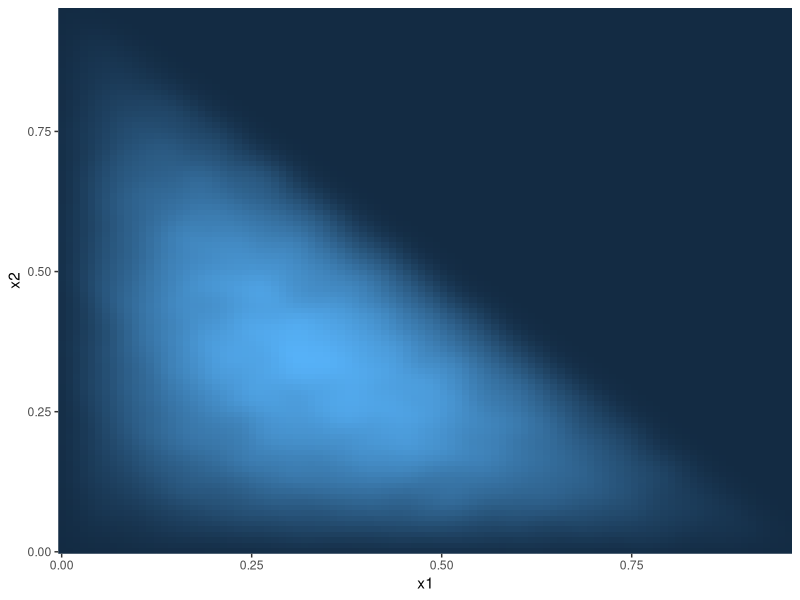
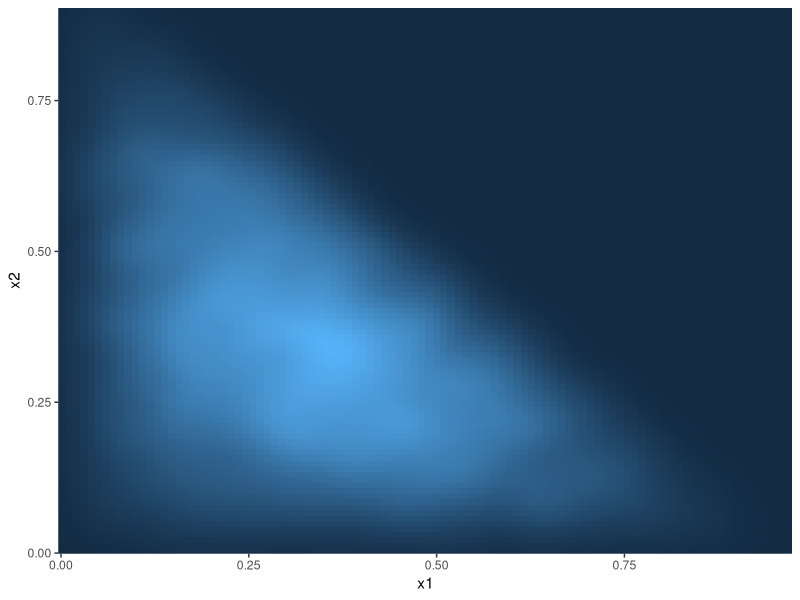
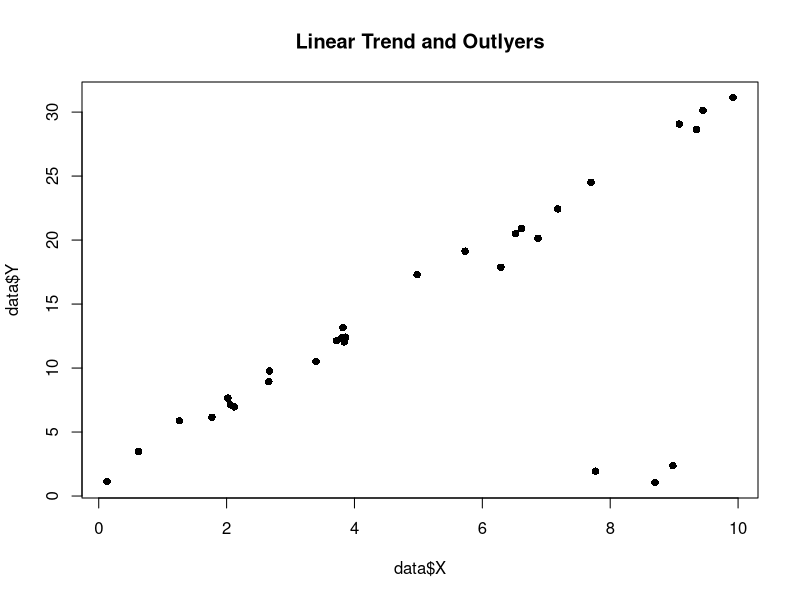
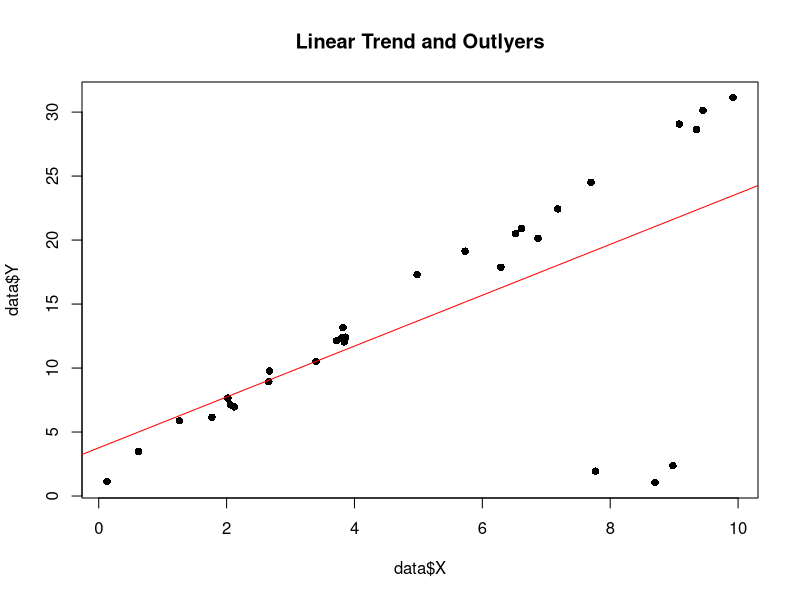
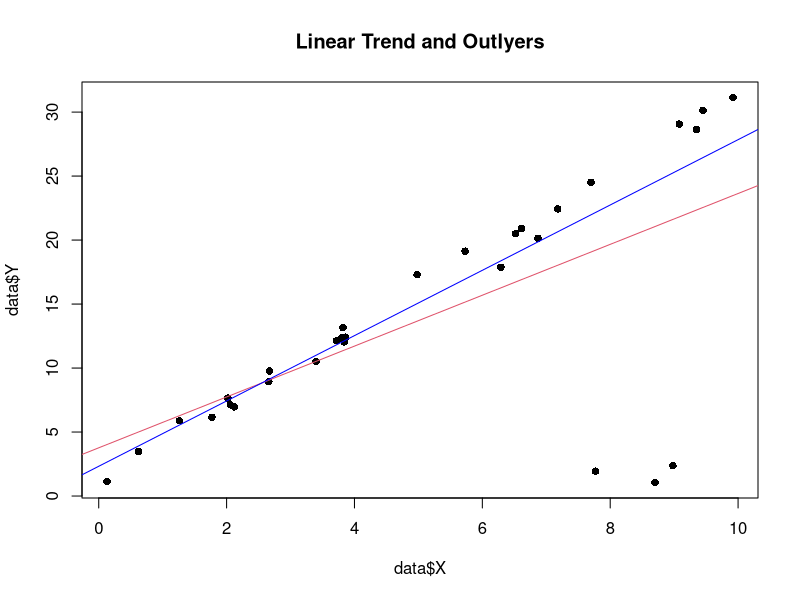
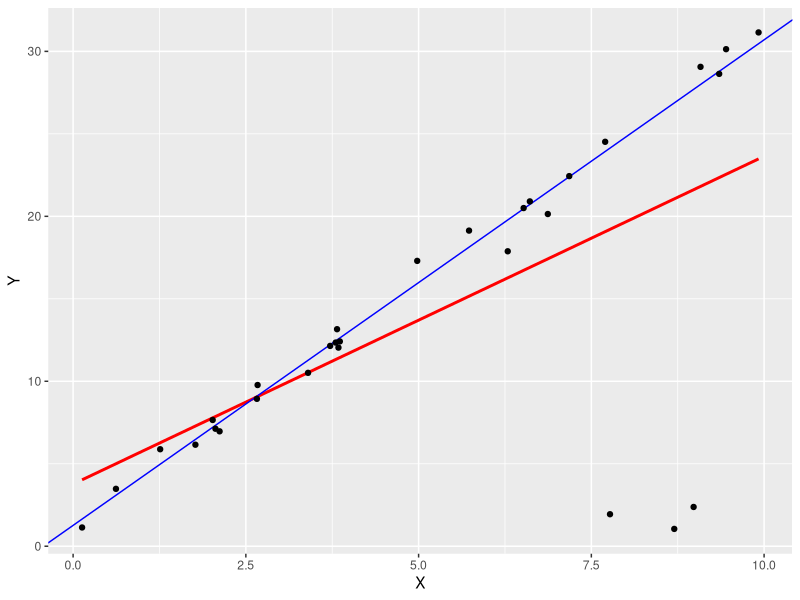

Source code (R) for these figures, in order:
## ---- chunk 1
### DO NOT run this chunk of code during the exam
library(MCMCpack)
alpha<-rep(2, 3)
X<-rdirichlet(1e5, alpha)
colnames(X)<- c("x1", "x2", "x3") 
X <- data.frame(X)

library(ggplot2)
ggplot(X, aes(x=x1, y=x2) ) +
  stat_density_2d(aes(fill = ..density..), geom = "raster", contour = FALSE) +
  scale_x_continuous(expand = c(0, 0)) +
  scale_y_continuous(expand = c(0, 0)) +
  theme(
    legend.position='none'
  )
## ---- chunk 2
# Solution goes here 
g <- function(x) {
  return(dunif(x[1], 0, 1) * dunif(x[2], 0, 1))
}
## ---- chunk 3
# Solution goes here 
f <- function(x) {
  return(ddirichlet(c(x, 1-x[1]-x[2]), alpha))
}

# determine gamma
nf <- function(x) {
  return(-ddirichlet(c(x, 1-x[1]-x[2]), alpha))
}
nlm(f, c(0.1, 0.2))

e <- function(x, ga = 1/4.5) {
  return(g(x)/ga)
}
## ---- chunk 4
# Solution goes here 
k <- 0
bi <- matrix(nrow = 10000, ncol = 2)
while(k < 10000) {
  x <- runif(2, 0, 1)
  if(x[1] + x[2] < 1) {
    u <- runif(1, 0, 1)
    if(u * e(x) < f(x)) {
      k <- k + 1
      bi[k, ] <- x
    }
  }
}
## ---- chunk 5
# Solution goes here 
df_bi <- as.data.frame(bi)
names(df_bi) <- c("x1", "x2")

ggplot(df_bi, aes(x=x1, y=x2) ) +
  stat_density_2d(aes(fill = ..density..), geom = "raster", contour = FALSE) +
  scale_x_continuous(expand = c(0, 0)) +
  scale_y_continuous(expand = c(0, 0)) +
  theme(
    legend.position='none'
  )
## ---- chunk 6
# Solution goes here 
k <- 0
all <- 0
bi <- matrix(nrow = 10000, ncol = 2)
while(k < 10000) {
  x <- runif(2, 0, 1)
  if(x[1] + x[2] < 1) {
    u <- runif(1, 0, 1)
    if(u * e(x) < f(x)) {
      k <- k + 1
      bi[k, ] <- x
    }
  }
  all <- all+1
}

# acceptance rate
k/all
## ---- chunk 7
votes <- read.table("2017_cleaned_votes.csv", header = TRUE, sep = ";")
dim(votes)
X <- votes[, 2:101]
## ---- chunk 8
# Solution goes here 
y <- ifelse(votes$party == "R", 1, 0)
## ---- chunk 9
# Solution goes here 
neg.ll.l2 <- function(beta, lamd) {
  beta_0 <- beta[1]
  beta_1 <- beta[2:101]
  Y <- y
  X.mat <- as.matrix(X)
  linear.component <- beta_0 + X.mat%*%beta_1
  p.i <- exp(linear.component)/(1+exp(linear.component))
  pl <- lamd * sum(beta_1 ** 2)
  return(-mean(dbinom(Y, size=1, prob=p.i,log=TRUE)) + pl)
}
## ---- chunk 10
# Solution goes here 
nlm(neg.ll.l2, rep(0, 101), lamd = 0.12)[2]
beta <- nlm(neg.ll.l2, rep(0, 101), lamd = 0.12)$estimate
## ---- chunk 11
# Solution goes here 
y_tmp <- as.matrix(cbind(rep(1, 424), X)) %*% beta
y_hat <- ifelse(y_tmp>0, 1, 0)
sum(y == y_hat)
## ---- chunk 12
# Solution goes here 
## ---- chunk 13
data <- read.csv("Problem1.csv")
plot(data$X,data$Y, pch=16, main="Linear Trend and Outlyers")
## ---- chunk 14
# Solution goes here 
lm1 <- lm(Y~X, data)

plot(data$X,data$Y, pch=16, main="Linear Trend and Outlyers")
abline(lm1, col = "red")

n_data <- data[data$Y != c(1.05, 1.94, 2.38), ]
lm2 <- lm(Y~X, n_data)
plot(data$X,data$Y, pch=16, main="Linear Trend and Outlyers")
abline(lm1, col = 2)
abline(lm2, col = "blue")
## ---- chunk 15
# Solution goes here
Q <- function(b) {
  lin <- data$Y - (b[1] + b[2] * data$X)
  tmp <- ifelse(abs(lin) <= 1, lin**2, 2*abs(lin)-1)
  return(sum(tmp))
}

Q(c(0, 0))
## ---- chunk 16
# Solution goes here
est <- nlm(Q, c(0, 0))$estimate

ggplot() + geom_smooth(data = data, aes(x = X, y = Y), col = "red", method =  "lm", se = F) + 
  geom_abline(intercept = est[1], slope = est[2], col = "blue")+
  geom_point(data = data, aes(x = X, y = Y))
## ---- chunk 17
round(confint(lm(Y~X,data=data),level=.95),4)
## ---- chunk 18
# Solution goes here 
